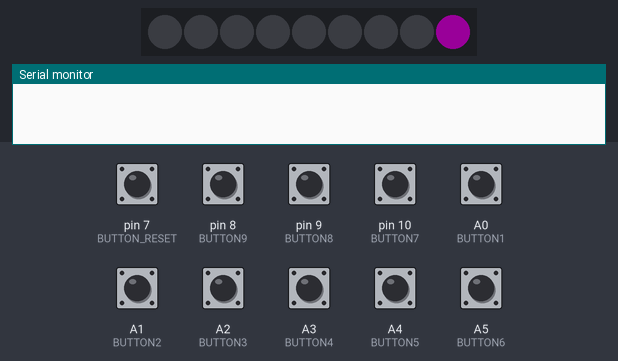
Recording of a sketch running on a simulated Arduino Uno, built with avr-gcc and run on an emulated ATmega328P. On the bench: 9 RGB LEDs in strip order, left to right, the last lines printed to the serial monitor. Inputs (shaded band) come from the test bench; at power-on: A0 (BUTTON1), A1 (BUTTON2), A2 (BUTTON3), A3 (BUTTON4), A4 (BUTTON5), A5 (BUTTON6), pin 7 (BUTTON_RESET), pin 8 (BUTTON9), pin 9 (BUTTON8), pin 10 (BUTTON7) HIGH. Dim RGB values are drawn brighter than linear.

Above: at 0.81 s.
2.2 s: pin 7 (BUTTON_RESET) pulled LOW for 0.15 s
At 2.33 s:
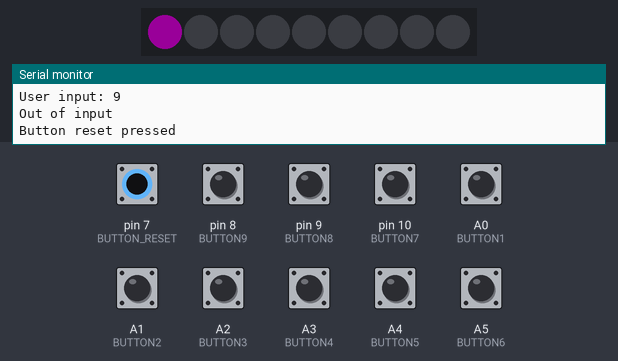
2.9 s: pin 8 (BUTTON9) pulled LOW for 1 s
At 4.1 s:
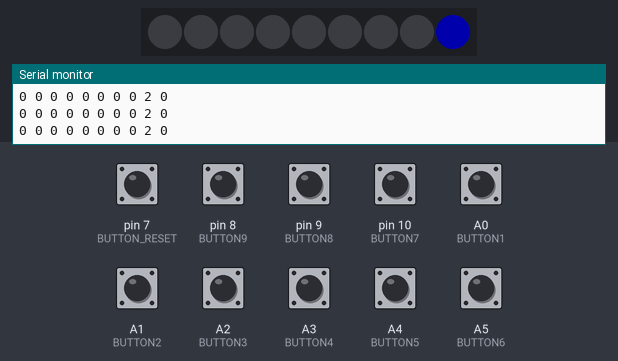
5.4 s: pin 9 (BUTTON8) pulled LOW for 0.15 s
At 6.2 s:
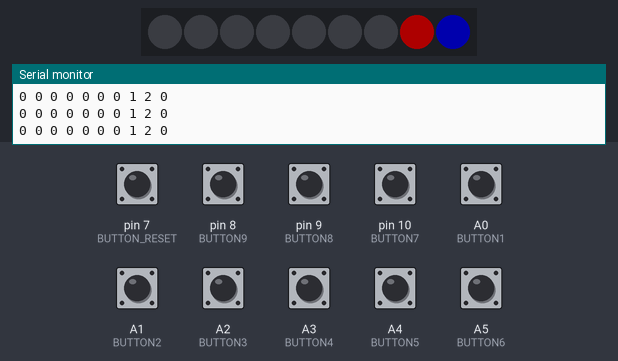
7.0 s: pin 7 (BUTTON_RESET) pulled LOW for 0.15 s
At 7.13 s:
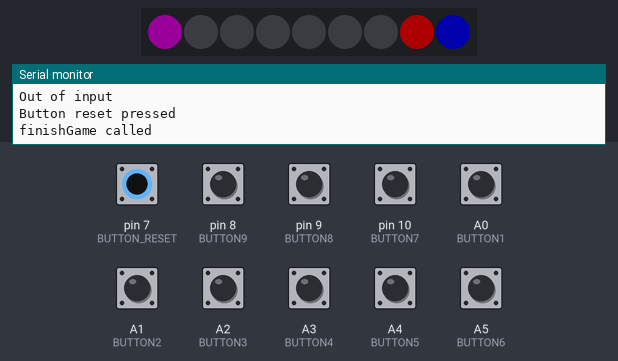
7.7 s: pin 10 (BUTTON7) pulled LOW for 1 s
At 8.8 s:
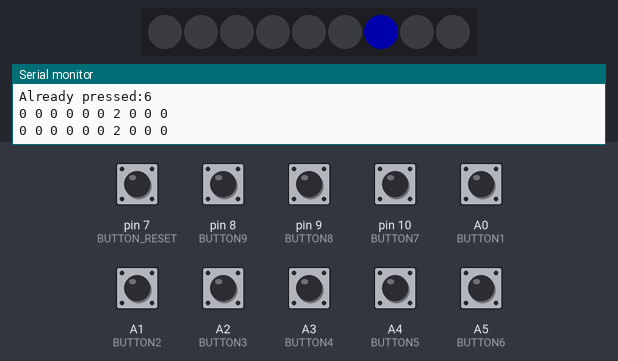
10.2 s: A0 (BUTTON1) pulled LOW for 0.15 s
At 10.9 s:
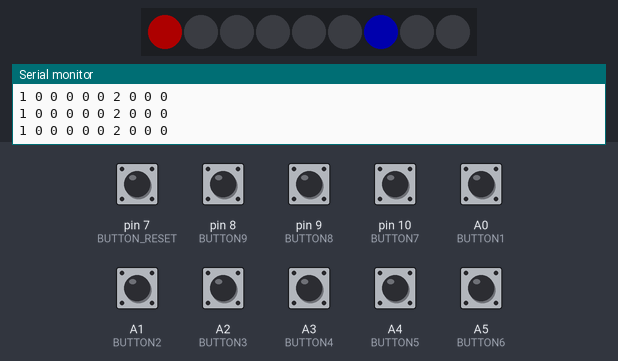
Timing chart, 0 to 12.8 s (numbered marks = the images above; inputs shaded):
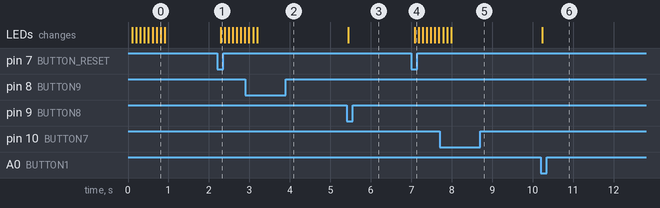

The sketch:

TicTacToe.ino
```cpp
#include <FastLED.h>

#define NUM_LEDS 9
#define DATA_PIN 6
#define CHIPSET NEOPIXEL
#define BUTTON1 A0
#define BUTTON2 A1
#define BUTTON3 A2
#define BUTTON4 A3
#define BUTTON5 A4
#define BUTTON6 A5
#define BUTTON7 10
#define BUTTON8 9
#define BUTTON9 8
#define BUTTON_RESET 7
#define LED1 -1
#define LED2 -1
#define LED3 -1
#define LED4 -1
#define LED5 -1
#define LED6 -1
#define LED7 -1
#define LED8 -1
#define LED9 -1
#define RED CRGB::Red
#define BLUE CRGB::Blue
#define BLACK CRGB(0x000000)
#define BRIGHTNESS 50

bool newGame = true;
unsigned int userInput = -1;
bool player1sTurn = false;
CRGB leds[NUM_LEDS];
int buttons[] = {BUTTON1, BUTTON2, BUTTON3,
                 BUTTON4, BUTTON5, BUTTON6,
                 BUTTON7, BUTTON8, BUTTON9,
                 BUTTON_RESET};
int buttonStates[] = {0,0,0,
                      0,0,0,
                      0,0,0,0};
int theLEDs[] = {LED1, LED2, LED3,
                 LED4, LED5, LED6,
                 LED7, LED8, LED9};
int numButtons = 10;
int numLEDs = 9;
int winningLEDs[] = {-1,-1,-1};

void setup() {
  // put your setup code here, to run once:
  pinMode(BUTTON1, INPUT_PULLUP);
  pinMode(BUTTON2, INPUT_PULLUP);
  pinMode(BUTTON3, INPUT_PULLUP);
  pinMode(BUTTON4, INPUT_PULLUP);
  pinMode(BUTTON5, INPUT_PULLUP);
  pinMode(BUTTON6, INPUT_PULLUP);
  pinMode(BUTTON7, INPUT_PULLUP);
  pinMode(BUTTON8, INPUT_PULLUP);
  pinMode(BUTTON9, INPUT_PULLUP);
  pinMode(BUTTON_RESET, INPUT_PULLUP);
  Serial.begin(9600);
  FastLED.addLeds<CHIPSET, DATA_PIN>(leds, NUM_LEDS);
  FastLED.setBrightness(BRIGHTNESS);
  startUp();
}

void startUp() {
  for(int i = 0; i < NUM_LEDS; i++) {
    if(i != 0) {
      leds[i-1] = BLACK;
    }
    leds[i] = CRGB::Purple;
    FastLED.show();
    delay(100);
  }
  leds[NUM_LEDS - 1] = BLACK;
  FastLED.show();
}

void loop() {
  // put your main code here, to run repeatedly:
  if(newGame) {
    playGame();
  }
}

void playGame() {
  int roundResult = -1;
  int stateOfGame = 0;
  int numRounds = 0;
  bool reachedLastRound = false;
  while(!stateOfGame) {
    if(!reachedLastRound) {
      roundResult = playRound();
    }

    if(roundResult == -2) {
      newGame = true;
      break;
    }
    stateOfGame = checkStateOfGame(roundResult, reachedLastRound);
    reachedLastRound = ((numRounds>=8)?true:false);
    numRounds++;
  }
  switch(stateOfGame) {
    case 0:
      finishGame(false);
      break;
    case 1:
      finishGame(true);
      break;
    case 2:
      tieGame();
  }
}

int checkStateOfGame(int playerMove, bool thereIsTie) {
  // Check tie first
  if(thereIsTie) {
    return 2;
  }
  // If playerMove in {1,3,5,7,9} (odd), check diagonal
  // Always check column/row
  int playerNum = buttonStates[playerMove];
  if((playerMove)%2==0) { // checking for evens because playerMove is index
    return (checkDiagonalWin(playerMove,playerNum) || checkRow(playerMove,playerNum) || checkColumn(playerMove,playerNum));
  }

  return (checkRow(playerMove,playerNum) || checkColumn(playerMove,playerNum));
}

bool checkDiagonalWin(int playerMove,int playerNum) {
  if(playerMove == 1 || playerMove == 9) {
    return checkRDiag(playerMove, playerNum);
  }
  else if(playerMove == 3 || playerMove == 7) {
    return checkLDiag(playerMove, playerNum);
  }
  else {
    return (checkRDiag(playerMove, playerNum) || checkLDiag(playerMove, playerNum));
  }
}

bool checkRDiag(int playerMove, int playerNum) {
  int ledOne = buttonStates[0];
  winningLEDs[0] = 0;
  winningLEDs[1] = 4;
  winningLEDs[2] = 8;
  return ((ledOne==playerNum)&&(ledOne==buttonStates[4])&&(ledOne==buttonStates[8]));
}

bool checkLDiag(int playerMove, int playerNum) {
  int ledThree = buttonStates[2];
  winningLEDs[0] = 2;
  winningLEDs[1] = 4;
  winningLEDs[2] = 6;
  return ((ledThree==playerNum)&&(ledThree==buttonStates[4])&&(ledThree==buttonStates[6]));
}

bool checkRow(int playerMove, int playerNum) {
  int row = playerMove / 3;
  for(int i = (row*3);i<(row*3+3);i++) {
    if(buttonStates[i] != playerNum) {
      return false;
    }
  }
  winningLEDs[0] = row*3;
  winningLEDs[1] = row*3+1;
  winningLEDs[2] = row*3+2;
  return true;
}

bool checkColumn(int playerMove, int playerNum) {
  int col = playerMove % 3;
  for(int i = col; i<9; i+=3) {
    if(buttonStates[i]!=playerNum) {
      return false;
    }
  }
  winningLEDs[0] = col;
  winningLEDs[1] = col+3;
  winningLEDs[2] = col+6;
  return true;
}

void tieGame() {
  CRGB theLEDColors[9];
  for(int i = 0; i<9; i++) {
    theLEDColors[i] = leds[i];
    setLED(i,BLACK);
  }
  FastLED.show();
  for(int j = 0; j<5; j++) {
    delay(100);
    for(int i = 0; i<9; i++) {
      setLED(i,theLEDColors[i]);
    }
    FastLED.show();
    delay(200);
    for(int i = 0; i<9; i++) {
      setLED(i,BLACK);
    }
    FastLED.show();
  }
  for(int i = 0; i<9; i++) {
    setLED(i,theLEDColors[i]);
  }
  FastLED.show();
  finishGame(false);
}

void finishGame(bool gameHasWinner) {
  Serial.println("finishGame called");
  if(gameHasWinner) {
    flashWinnerLights();
  }
  startUp();
  turnOffLEDs();
  for(int i = 0; i < 10; i++) {
    buttonStates[i] = 0;
  }
}

void flashWinnerLights() {
  // Try to write a better algorithm for this,
  // I'm brain dead rn
  int winnerNum = player1sTurn ? 2 : 1;
  CRGB winnerColor = player1sTurn ? BLUE : RED;
  //int winnerLEDs[] = {-1,-1,-1,-1,-1};
  // If there is a winner, there should be a max
  // possible # of moves by the winner of 5
  int numWinningLEDs = 0;
  /*for(int i = 0; i < numButtons; i++) {
    if(buttonStates[i]==winnerNum) {
      winnerLEDs[numWinningLEDs]=i;
      numWinningLEDs++;
    }
  }*/
  numWinningLEDs = 3;
  for(int i = 0; i < 3; i++) {
    Serial.print(winningLEDs[i]);
    Serial.print(" ");
  }
  Serial.println();
  for(int i = 0; i < 5; i++) {
    for(int j = 0; j < numWinningLEDs; j++) {
      setLED(winningLEDs[j], winnerColor);
    }
    FastLED.show();
    delay(200);
    for(int j = 0; j < numWinningLEDs; j++) {
      setLED(winningLEDs[j], BLACK);
    }
    FastLED.show();
    delay(100);
  }
}

void turnOffLEDs() {
  for(int i = 0; i < numLEDs; i++) {
    if(leds[i] == BLACK) {
      continue;
    }
    leds[i] = BLACK;
    FastLED.show();
    delay(100); // To give the turning off more of an animated feel
  }
}

int playRound() {
  userInput = waitForUserInput();
  if(buttons[userInput] == BUTTON_RESET) {
    Serial.println("Button reset pressed");
    return -2;
  }
  lightUpLED(player1sTurn, userInput);
  flipUserTurn();
  return userInput;
}


void flipUserTurn() {
  player1sTurn = !player1sTurn;
}

int waitForUserInput() {
  int theUserInput = getUserInput();
  int counter = 0;
  String a = "Waiting for input ";
  while(theUserInput == -1) {
    //a = a.substring(0,a.indexOf(' ',15));
    //a.concat(counter);
    a = a + counter++;
    for(int i = 0; i < 10; i++) {
      Serial.print(buttonStates[i]);
      Serial.print(" ");
    }
    Serial.println();
    theUserInput = getUserInput();
    //counter += 1;
    delay(10);
  }
  Serial.println("Out of input");
  return theUserInput;
}

int getUserInput() {
  for(int i = 0; i < numButtons; i++) {
    if(digitalRead(buttons[i]) == LOW) {
      if(buttonStates[i] == 1 || buttonStates[i] == 2) {
        Serial.print("Already pressed:");
        Serial.println(i);
        return -1;
      }
      Serial.print("User input: ");
      Serial.println(i);
      return i;
    }
  }
  return -1;
}

void lightUpLED(bool itsPlayer1sTurn, int userInput) {
  if(itsPlayer1sTurn) {
    buttonStates[userInput] = 1;
    setLED(userInput,RED);
  }
  else {
    buttonStates[userInput] = 2;
    setLED(userInput,BLUE);
  }
  FastLED.show();
}

void setLED(int userInput, CRGB color) {
  leds[userInput] = color;
}
```

Measured:
- after the input at 2.2 s, the LEDs: change after 0.09 s (image 1)
- after the input at 2.9 s, the LEDs: first differ from a run without the input after 0.29 s (image 2)
- after the input at 5.4 s, the LEDs: change at once (image 3)
- after the input at 7.0 s, the LEDs: change after 0.08 s (image 4)
- after the input at 7.7 s, the LEDs: first differ from a run without the input after 0.29 s (image 5)
- after the input at 10.2 s, the LEDs: change at once (image 6)
